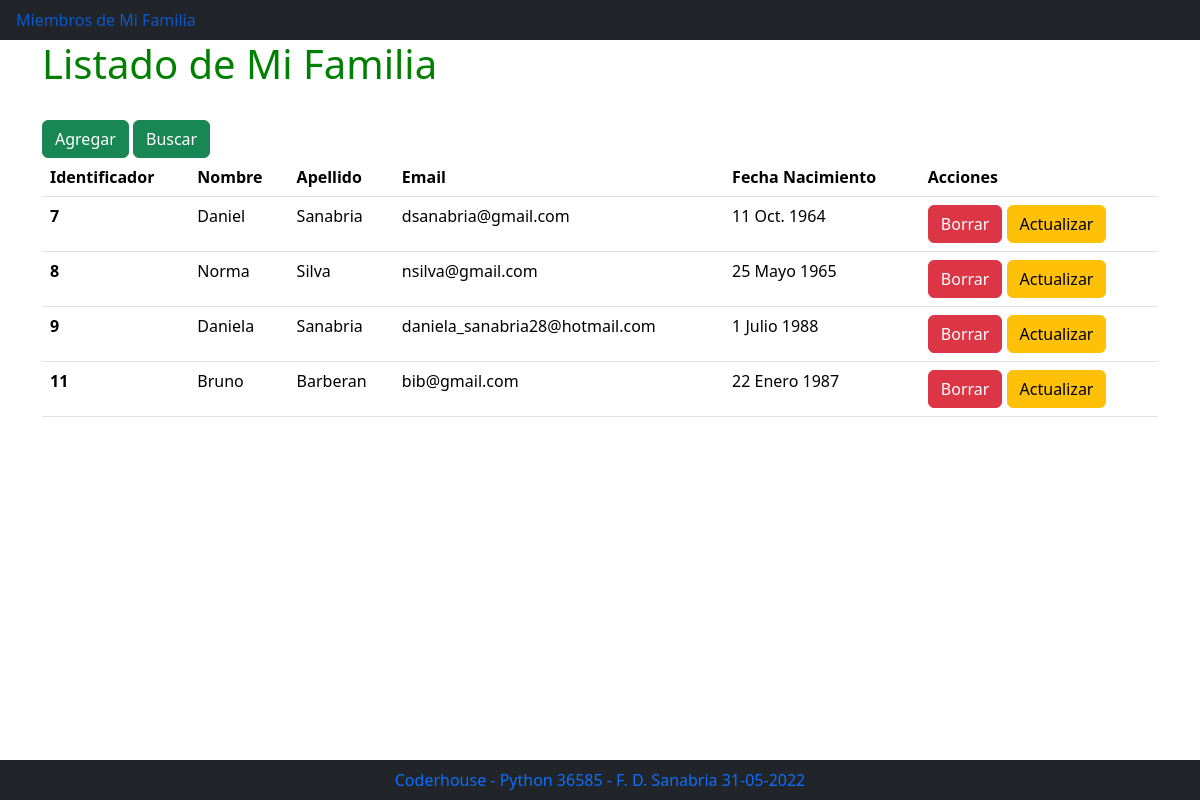
The page / on the database its author committed.
### familia/models.py (models this page shows)
class Persona(models.Model):
    nombre = models.CharField(max_length=100)
    apellido = models.CharField(max_length=100)
    email = models.CharField(max_length=100)
    fecha_nacimiento = models.DateField()

### familia/views.py (the view)
# urls.py: path('', views.index, name="index"),
def index(request):
    personas = Persona.objects.all()
    template = loader.get_template('familia/lista_familiares.html')
    context = {
        'personas': personas,
    }
    return HttpResponse(template.render(context, request))

### familia/templates/familia/lista_familiares.html (shortened to what this page needs)
{% extends "familia/index.html" %}
{% load bootstrap5 %}
{% block cuerpo %}
<div class="container">
  <div class="row">
    <div class="col">
      {% url 'agregar' as agregar_url %}
      {% url 'buscar' as buscar_url %}
      {% bootstrap_button "Agregar" button_class="btn-success" button_type="link" href=agregar_url %}
      {% bootstrap_button "Buscar" button_class="btn-success" button_type="link" href=buscar_url %}
    <div>
  <div>
  <div class="row">
    <div class="col">
        {% if personas %}
        <table class="table">
            <thead>
                <th scope="col">Identificador</th>
                <th scope="col">Nombre</th>
                <th scope="col">Apellido</th>
                <th scope="col">Email</th>
                <th scope="col">Fecha Nacimiento</th>
                <th scope="col">Acciones</th>
            </thead>
            {% for p in personas %}
            <tbody>
                <tr>
                    <th scope="row">{{p.id}} </th>
                    <td> {{p.nombre}} </td>
                    <td> {{p.apellido}} </td>
                    <td> {{p.email}} </td>
                    <td> {{p.fecha_nacimiento}} </td>
                    <td>
                      {% url 'borrar' identificador=p.id as borrar_url %}
                      {% url 'actualizar' identificador=p.id as actualizar_url %}
                      {% bootstrap_button "Borrar" size="sm" button_class="btn-danger" button_type="link" href=borrar_url %}
                      {% bootstrap_button "Actualizar" size="sm" button_class="btn-warning" button_type="link" href=actualizar_url %}
                    </td>
                </tr>
            </tbody>
            {% endfor %}
        </table>
        {% else %}
            <p>No tienes familiares cargados</p>
        {% endif %}
    </div>
  </div>
</div>
{% endblock %}

### familia/templates/familia/index.html (shortened to what this page needs)
{% load bootstrap5 %}
{% bootstrap_css %}
    <ul class="nav bg-dark fixed">
      <li class="nav-item">
        <a class="nav-link active" href="{%url  'index' %}"> Miembros de Mi Familia</a>
      </li>
    </ul>
<div class="container">
    <div class="row">
      <div class="col">
        <h1><p style="color:green">Listado de Mi Familia</p></h1>
      </div>
      </div>
      <dov class="row">
      <div class="col">
      </div>
    </div>
{% block  cuerpo %}
{% endblock %}
<ul class="nav bg-dark fixed-bottom justify-content-center">
  <li class="nav-item">
    <a class="nav-link active" href="{%url  'index' %}">Coderhouse - Python 36585 - F. D. Sanabria {% now 'd-m-Y' %}</a>
  </li>
</ul>

### rows shown on the page
Persona: id "7", nombre "Daniel", apellido "Sanabria", email "dsanabria@gmail.com", fecha_nacimiento "11 Oct. 1964", bootstrap_button "Borrar", bootstrap_button "Actualizar"
Persona: id "8", nombre "Norma", apellido "Silva", email "nsilva@gmail.com", fecha_nacimiento "25 Mayo 1965", bootstrap_button "Borrar", bootstrap_button "Actualizar"
Persona: id "9", nombre "Daniela", apellido "Sanabria", email "daniela_sanabria28@hotmail.com", fecha_nacimiento "1 Julio 1988", bootstrap_button "Borrar", bootstrap_button "Actualizar"
Persona: id "11", nombre "Bruno", apellido "Barberan", email "bib@gmail.com", fecha_nacimiento "22 Enero 1987", bootstrap_button "Borrar", bootstrap_button "Actualizar"
